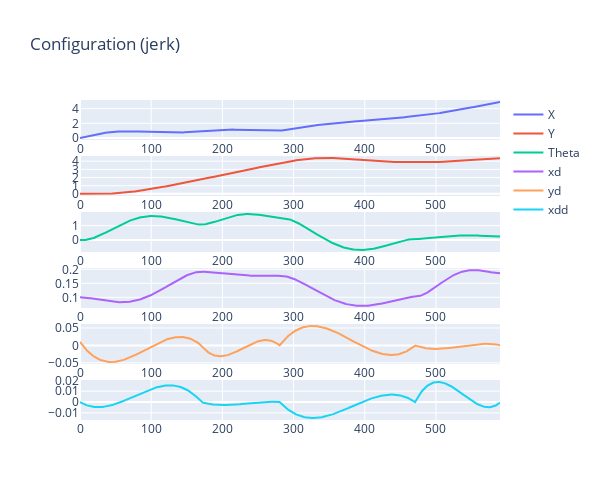
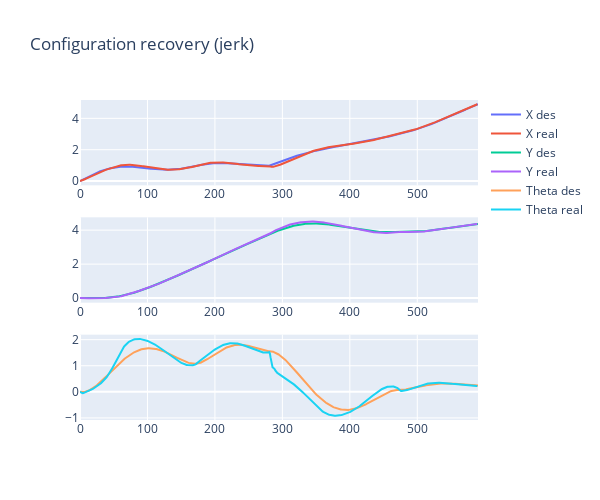
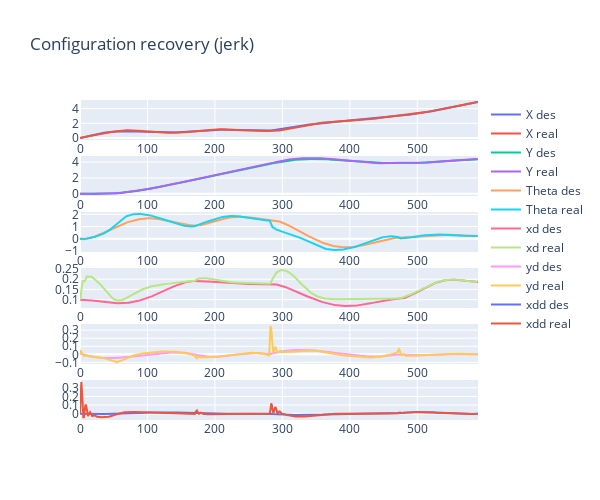
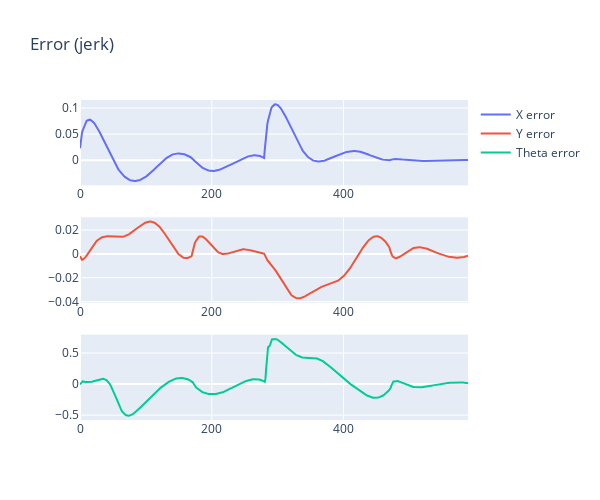

Notebook code cell kept with these figures, in order:
### Code cell
evaluate = State_Reconstruction(rrt.confs, rrt.commands, rrt.accs_robF, jerk)
evaluate.rec_states()
evaluate.plot_stuff()

### Figure 1 — Plotly figure (JSON) as saved in the notebook; plotly's stock layout.template omitted (floating-point values rounded to 4 significant figures; data arrays with more than 128 entries replaced by an {"elided": "..."} marker saying what was removed)
{"data": [{"name": "X ", "type": "scatter", "x": {"elided": "590 float values"}, "xaxis": "x", "y": {"elided": "590 float values"}, "yaxis": "y"}, {"name": "Y ", "type": "scatter", "x": {"elided": "590 float values"}, "xaxis": "x2", "y": {"elided": "590 float values"}, "yaxis": "y2"}, {"name": "Theta ", "type": "scatter", "x": {"elided": "590 float values"}, "xaxis": "x3", "y": {"elided": "590 float values"}, "yaxis": "y3"}, {"name": "xd ", "type": "scatter", "x": {"elided": "590 float values"}, "xaxis": "x4", "y": {"elided": "590 float values"}, "yaxis": "y4"}, {"name": "yd ", "type": "scatter", "x": {"elided": "590 float values"}, "xaxis": "x5", "y": {"elided": "590 float values"}, "yaxis": "y5"}, {"name": "xdd ", "type": "scatter", "x": {"elided": "590 float values"}, "xaxis": "x6", "y": {"elided": "590 float values"}, "yaxis": "y6"}], "layout": {"height": 500, "title": {"text": "Configuration (jerk)"}, "width": 600, "xaxis": {"anchor": "y", "domain": [0, 1]}, "xaxis2": {"anchor": "y2", "domain": [0, 1]}, "xaxis3": {"anchor": "y3", "domain": [0, 1]}, "xaxis4": {"anchor": "y4", "domain": [0, 1]}, "xaxis5": {"anchor": "y5", "domain": [0, 1]}, "xaxis6": {"anchor": "y6", "domain": [0, 1]}, "yaxis": {"anchor": "x", "domain": [0.875, 1]}, "yaxis2": {"anchor": "x2", "domain": [0.7, 0.825]}, "yaxis3": {"anchor": "x3", "domain": [0.525, 0.65]}, "yaxis4": {"anchor": "x4", "domain": [0.35, 0.475]}, "yaxis5": {"anchor": "x5", "domain": [0.175, 0.3]}, "yaxis6": {"anchor": "x6", "domain": [0, 0.125]}}}

### Figure 2 — Plotly figure (JSON) as saved in the notebook; plotly's stock layout.template omitted (floating-point values rounded to 4 significant figures; data arrays with more than 128 entries replaced by an {"elided": "..."} marker saying what was removed)
{"data": [{"name": "X des", "type": "scatter", "x": {"elided": "590 float values"}, "xaxis": "x", "y": {"elided": "590 float values"}, "yaxis": "y"}, {"name": "X real", "type": "scatter", "x": {"elided": "590 float values"}, "xaxis": "x", "y": {"elided": "589 float values"}, "yaxis": "y"}, {"name": "Y des", "type": "scatter", "x": {"elided": "590 float values"}, "xaxis": "x2", "y": {"elided": "590 float values"}, "yaxis": "y2"}, {"name": "Y real", "type": "scatter", "x": {"elided": "590 float values"}, "xaxis": "x2", "y": {"elided": "589 float values"}, "yaxis": "y2"}, {"name": "Theta des", "type": "scatter", "x": {"elided": "590 float values"}, "xaxis": "x3", "y": {"elided": "590 float values"}, "yaxis": "y3"}, {"name": "Theta real", "type": "scatter", "x": {"elided": "590 float values"}, "xaxis": "x3", "y": {"elided": "589 float values"}, "yaxis": "y3"}], "layout": {"height": 500, "title": {"text": "Configuration recovery (jerk)"}, "width": 600, "xaxis": {"anchor": "y", "domain": [0, 1]}, "xaxis2": {"anchor": "y2", "domain": [0, 1]}, "xaxis3": {"anchor": "y3", "domain": [0, 1]}, "yaxis": {"anchor": "x", "domain": [0.7333, 1]}, "yaxis2": {"anchor": "x2", "domain": [0.3667, 0.6333]}, "yaxis3": {"anchor": "x3", "domain": [0, 0.2667]}}}

### Figure 3 — Plotly figure (JSON) as saved in the notebook; plotly's stock layout.template omitted (floating-point values rounded to 4 significant figures; data arrays with more than 128 entries replaced by an {"elided": "..."} marker saying what was removed)
{"data": [{"name": "X des", "type": "scatter", "x": {"elided": "590 float values"}, "xaxis": "x", "y": {"elided": "590 float values"}, "yaxis": "y"}, {"name": "X real", "type": "scatter", "x": {"elided": "590 float values"}, "xaxis": "x", "y": {"elided": "589 float values"}, "yaxis": "y"}, {"name": "Y des", "type": "scatter", "x": {"elided": "590 float values"}, "xaxis": "x2", "y": {"elided": "590 float values"}, "yaxis": "y2"}, {"name": "Y real", "type": "scatter", "x": {"elided": "590 float values"}, "xaxis": "x2", "y": {"elided": "589 float values"}, "yaxis": "y2"}, {"name": "Theta des", "type": "scatter", "x": {"elided": "590 float values"}, "xaxis": "x3", "y": {"elided": "590 float values"}, "yaxis": "y3"}, {"name": "Theta real", "type": "scatter", "x": {"elided": "590 float values"}, "xaxis": "x3", "y": {"elided": "589 float values"}, "yaxis": "y3"}, {"name": "xd des", "type": "scatter", "x": {"elided": "590 float values"}, "xaxis": "x4", "y": {"elided": "590 float values"}, "yaxis": "y4"}, {"name": "xd real", "type": "scatter", "x": {"elided": "590 float values"}, "xaxis": "x4", "y": {"elided": "589 float values"}, "yaxis": "y4"}, {"name": "yd des", "type": "scatter", "x": {"elided": "590 float values"}, "xaxis": "x5", "y": {"elided": "590 float values"}, "yaxis": "y5"}, {"name": "yd real", "type": "scatter", "x": {"elided": "590 float values"}, "xaxis": "x5", "y": {"elided": "589 float values"}, "yaxis": "y5"}, {"name": "xdd des", "type": "scatter", "x": {"elided": "590 float values"}, "xaxis": "x6", "y": {"elided": "590 float values"}, "yaxis": "y6"}, {"name": "xdd real", "type": "scatter", "x": {"elided": "590 float values"}, "xaxis": "x6", "y": {"elided": "589 float values"}, "yaxis": "y6"}], "layout": {"height": 500, "title": {"text": "Configuration recovery (jerk)"}, "width": 600, "xaxis": {"anchor": "y", "domain": [0, 1]}, "xaxis2": {"anchor": "y2", "domain": [0, 1]}, "xaxis3": {"anchor": "y3", "domain": [0, 1]}, "xaxis4": {"anchor": "y4", "domain": [0, 1]}, "xaxis5": {"anchor": "y5", "domain": [0, 1]}, "xaxis6": {"anchor": "y6", "domain": [0, 1]}, "yaxis": {"anchor": "x", "domain": [0.875, 1]}, "yaxis2": {"anchor": "x2", "domain": [0.7, 0.825]}, "yaxis3": {"anchor": "x3", "domain": [0.525, 0.65]}, "yaxis4": {"anchor": "x4", "domain": [0.35, 0.475]}, "yaxis5": {"anchor": "x5", "domain": [0.175, 0.3]}, "yaxis6": {"anchor": "x6", "domain": [0, 0.125]}}}

### Figure 4 — Plotly figure (JSON) as saved in the notebook; plotly's stock layout.template omitted (floating-point values rounded to 4 significant figures; data arrays with more than 128 entries replaced by an {"elided": "..."} marker saying what was removed)
{"data": [{"name": "X error ", "type": "scatter", "x": {"elided": "589 float values"}, "xaxis": "x", "y": {"elided": "589 float values"}, "yaxis": "y"}, {"name": "Y error ", "type": "scatter", "x": {"elided": "589 float values"}, "xaxis": "x2", "y": {"elided": "589 float values"}, "yaxis": "y2"}, {"name": "Theta error ", "type": "scatter", "x": {"elided": "589 float values"}, "xaxis": "x3", "y": {"elided": "589 float values"}, "yaxis": "y3"}], "layout": {"height": 500, "title": {"text": "Error (jerk)"}, "width": 600, "xaxis": {"anchor": "y", "domain": [0, 1]}, "xaxis2": {"anchor": "y2", "domain": [0, 1]}, "xaxis3": {"anchor": "y3", "domain": [0, 1]}, "yaxis": {"anchor": "x", "domain": [0.7333, 1]}, "yaxis2": {"anchor": "x2", "domain": [0.3667, 0.6333]}, "yaxis3": {"anchor": "x3", "domain": [0, 0.2667]}}}
